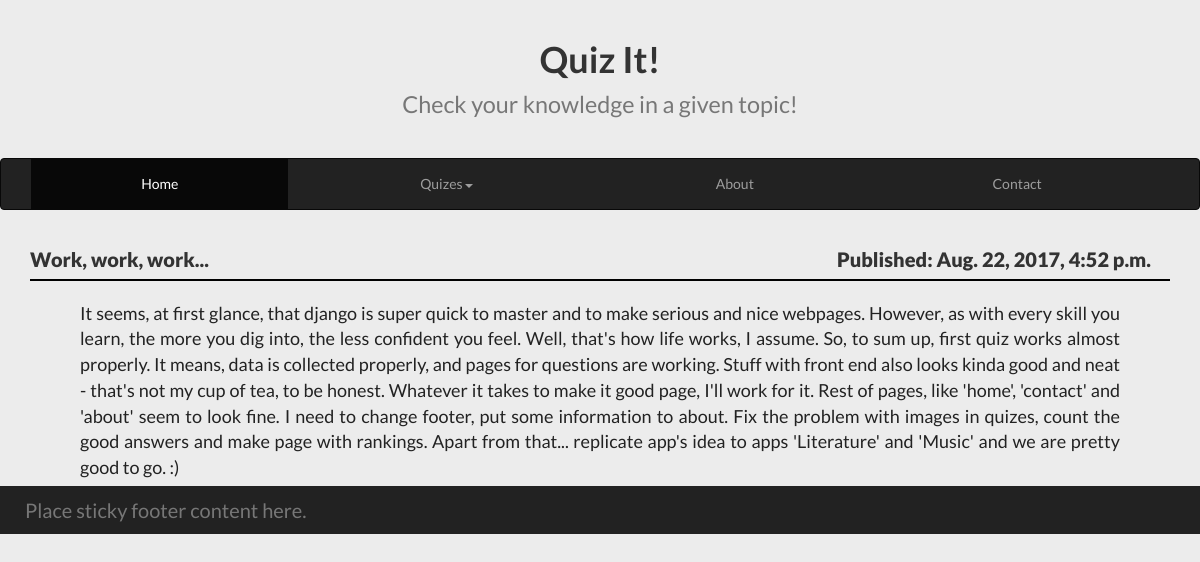
The page /home/posts/3/ on the database its author committed.
### home/models.py (models this page shows, shortened)
class News(models.Model):
	title = models.CharField(max_length=200)
	article = models.TextField()
	pub_date = models.DateTimeField()

### home/views.py (the view)
# urls.py: url(r'^posts/(?P<post_id>\d+)/$', views.post, name='post'),
def post(request, post_id):
	the_post = News.objects.get(id=post_id)
	context = {'post': the_post}
	return render(request, 'home/post.html', context)

### home/templates/home/post.html (shortened to what this page needs)
{% extends 'home/base.html' %}
{% block content %}
	{% block title_div %}
		<div class="page-header">
			<h1>
				<a href="{% url 'home:index' %}">
					Quiz It!<br><small>Check your knowledge in a given topic!</small>
				</a>
			</h1>
		</div>
	{% endblock %}
	{% block menu_div %}
		<nav class="navbar navbar-default navbar-inverse">
			<div class="container-fluid">
			<div class="collapse navbar-collapse" id="bs-example-navbar-collapse-1">
				<ul class="nav navbar-nav">
					<li class="active"><a href="{% url 'home:index' %}">Home<span class="sr-only">(current)</span></a></li>
					<li class="dropdown">
						<a href="{% url 'home:quizes' %}" class="dropdown-toggle" data-toggle="dropdown" role="button" aria-haspopup="true" aria-expanded="false">Quizes<span class="caret"></span></a>
					</li>
					<li><a href="{% url 'home:about' %}">About</a></li>
					<li><a href="{% url 'home:contact' %}">Contact</a></li>
				</ul>
			</div>
			</div>
		</nav>
	{% endblock %}
	{% block content_div %}
				<div class="container">
					<article>
						<div class="article-header">
							<div class="article-title">
								<a href="{% url 'home:post' post.id%}">
									{{ post.title }}
								</a>
							</div>
							<div class="article-date">
								Published: {{ post.pub_date }}
							</div>
							<hr>
						</div>
						<div class="article-content">
								{{ post.article }}
						</div>
					</article>
				</div>
	{% endblock %}
{% endblock %}

### home/static/home/css/style.css (style rules this page uses)
html, body { background-color: #ececec; height: 100%; min-height: 100%; margin: 0; }
body { font-family: 'Lato', sans-serif; }
h1 { font-weight: bold; }
a { text-decoration: none; color: inherit; }
a:link, a:visited { text-decoration: inherit; color: inherit; }
.navbar-nav { margin: 0 auto; display: table; table-layout: auto; float: none; width: 100%; }
.navbar-nav > li { display: table-cell; float: none; text-align: center; }
.page-header { padding-bottom:9px; margin:40px 0 20px; border-bottom: none; text-align: center; text-decoration: none; }
.article-header { font-size: 20px; font-weight: 800; padding-top: 15px; padding-bottom: 15px; }
.article-title { display: inline-block; width: 49%; font-size: inherit; font-weight: inherit; text-align: left; }
.article-date { display: inline-block; width: 49%; font-size: inherit; font-weight: inherit; text-align: right; }
.article-header > hr { margin-top: 5px; margin-bottom: 5px; border-top: 2px solid #000; }
.article-content { font-size: 18px; text-align: justify; color: #222; padding-bottom: 5px; padding-left: 50px; padding-right: 50px; }

### rows shown on the page
News: title "Work, work, work...", pub_date "Aug. 22, 2017, 4:52 p.m.", article "It seems, at first glance, that django is super quick to master and to make serious and nice webpages. However, as with every skill you learn, the more you dig into, the less confident you feel. Well, that's how life works, I assume. So, to sum up, first quiz works almost properly. It means, data is collected properly, and pages for questions are working. Stuff with front end also looks kinda good and neat - that's not my cup of tea, to be honest. Whatever it takes to make it good page, I'll work for it. Rest of pages, like 'home', 'contact' and 'about' seem to look fine. I need to change footer, put some information to about. Fix the problem with images in quizes, count the good answers…"
